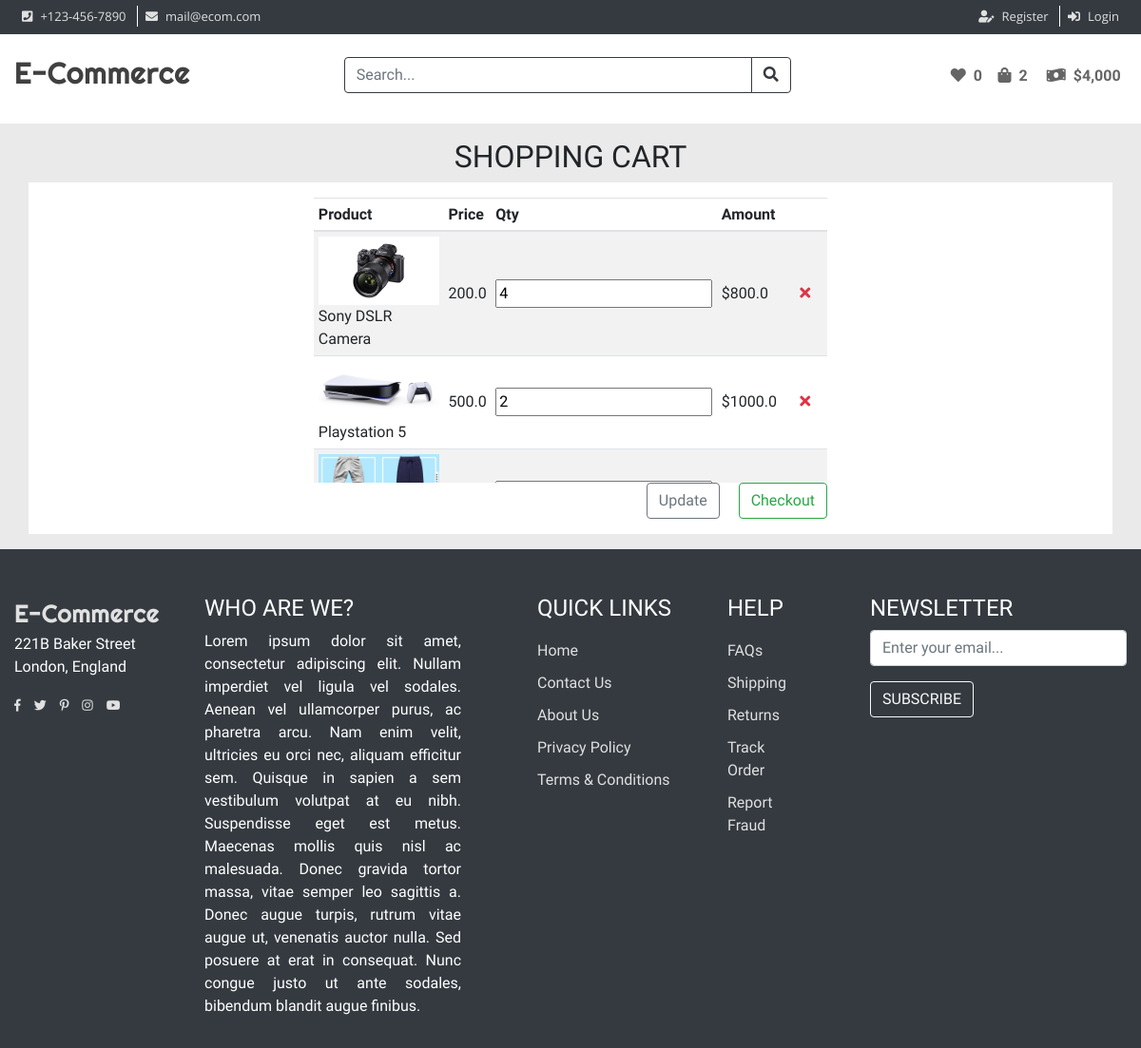
The app's page /cart/ (signed in) with its own data.
### store/models.py (models this page shows, shortened)
class OrderItem(models.Model):
    product = models.ForeignKey(Product, on_delete=models.SET_NULL, null=True)
    order = models.ForeignKey(Order, on_delete=models.SET_NULL, null=True)
    quantity = models.IntegerField(default=0, null=True, blank=True)
    date_added = models.DateTimeField(auto_now_add=True)
    @property
    def get_total(self):
        total = self.product.price * self.quantity
        return total

class Product(models.Model):
    name = models.CharField(max_length=100, null=True)
    category = models.ForeignKey(ProductCategory, on_delete=models.SET_NULL, null=True)
    price = models.FloatField()
    digital = models.BooleanField(default=False, null=True, blank=False)
    image = models.ImageField(null=True, blank=True)
    @property
    def imageURL(self):
        try:
            url = self.image.url
        except:
            url =''
        return url

### store/views.py (the view)
# urls.py: path('cart/', views.cart, name="cart"),
def cart(request):
    if request.user.is_authenticated:
        customer =request.user.customer
        order, created = Order.objects.get_or_create(customer=customer, complete=False)
        items =order.orderitem_set.all()
    else:
        items = []
    context = {'items':items,
               'order':order}
    return render(request, 'store/cart.html', context)

### store/models.py (called while the page is built)
    @property
    def get_cart_total(self):
        order_items = self.orderitem_set.all()
        total = sum([item.get_total for item in order_items])
        return total

### store/templates/store/cart.html (shortened to what this page needs)
<!doctype html>
<html lang="en">
<head>
   {%extends 'store/gg.html' %}
     {% load static %}
    {% block content %}
    <div class="container-fluid">
            <div class="col-12">
                <div class="row">
                    <div class="col-12 mt-3 text-center text-uppercase">
                        <h2>Shopping Cart</h2>
                    </div>
                </div>
                <main class="row">
                    <div class="col-12 bg-white py-3 mb-3">
                        <div class="row">
                            <div class="col-lg-6 col-md-8 col-sm-10 mx-auto table-responsive">
                                <form class="row">
                                    <div class="col-12" style="overflow:hidden; overflow-y: scroll; height: 300px;">
                                        <table class="table table-striped table-hover table-sm ">
                                            <thead>
                                            <tr>
                                                <th>Product</th>
                                                <th>Price</th>
                                                <th>Qty</th>
                                                <th>Amount</th>
                                                <th></th>
                                            </tr>
                                            </thead>
                                            <tbody>
                                            {% for item in items %}
                                            <tr>
                                                <td>
                                                    <img src="{{item.product.imageURL}}" class="img-fluid">
                                                    {{item.product.name}}
                                                </td>
                                                <td>
                                                    {{item.product.price}}
                                                </td>
                                                <td>
                                                    <input type="number" min="1" value="{{item.quantity}}">
                                                </td>
                                                <td>
                                                    ${{item.get_total}}
                                                </td>
                                                <td>
                                                    <button class="btn btn-link text-danger"><i class="fas fa-times"></i></button>
                                                </td>
                                            </tr>
                                            {% endfor %}
                                            </tbody>
                                        </table>
                                    </div>
                                    <div class="col-12 text-right">
                                        <button class="btn btn-outline-secondary mr-3" type="submit">Update</button>
                                        <a href="#" class="btn btn-outline-success">Checkout</a>
                                    </div>
                                </form>
                            </div>
                        </div>
                    </div>
                </main>
            </div>
    </div>
    {% endblock content %}

### static/css/style.css (style rules this page uses)
body { background-color: #eaeaea; font-family: 'Open Sans Condensed', sans-serif; }
a { transition: color .2s linear 0s; }
table td, table th { vertical-align: middle !important; }
table td img { max-height: 80px; }

### records on screen
OrderItem: product.imageURL (picture), product.name "Sony DSLR Camera", product.price "200.0", quantity "4", get_total "800.0"
OrderItem: product.imageURL (picture), product.name "Playstation 5", product.price "500.0", quantity "2", get_total "1000.0"
OrderItem: product.imageURL (picture), quantity "3"
